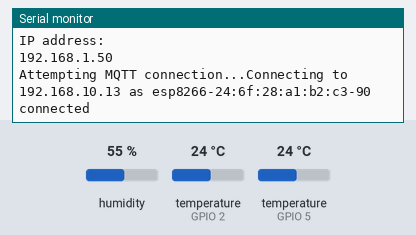
A sketch run on a simulated ESP8266 (NodeMCU). Shown: the last lines printed to the serial monitor. The inputs (shaded band) are chosen by the test bench; at power-on: temperature (sensors on GPIO 5, GPIO 2) 24 °C, humidity 55 %. WiFi joins after 1.5 s; servers stay silent unless stated; no MQTT or app messages arrive unless stated.

Above: at 2.7 s.
2.8 s: temperature (sensor on GPIO 5) set to 12 °C
At 5.7 s:
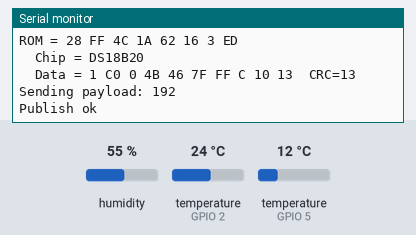
11.8 s: temperature (sensor on GPIO 5) set to 19 °C
At 18.3 s:
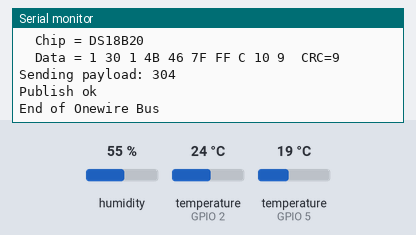
22.2 s: temperature (sensor on GPIO 5) set to 28 °C
At 28.4 s:
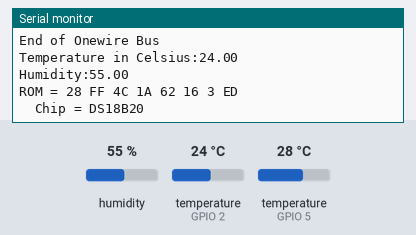
31.2 s: humidity set to 22 %
At 34.9 s:
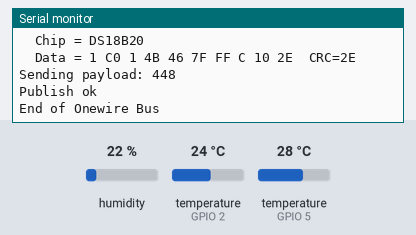
40.2 s: temperature (sensor on GPIO 5) set to 33 °C
At 46.0 s:
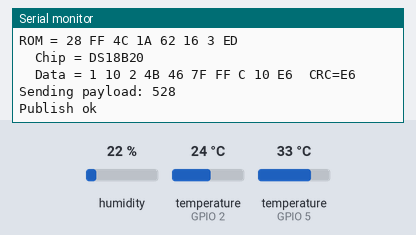
54.2 s: temperature (sensor on GPIO 2) set to 12 °C
At 58.6 s:
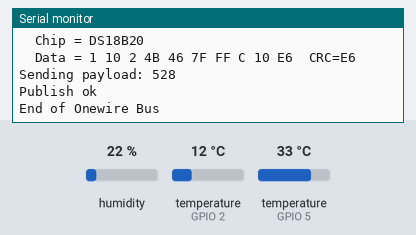
Timing chart, 0 to 60.1 s (numbered marks = the images above; inputs shaded):
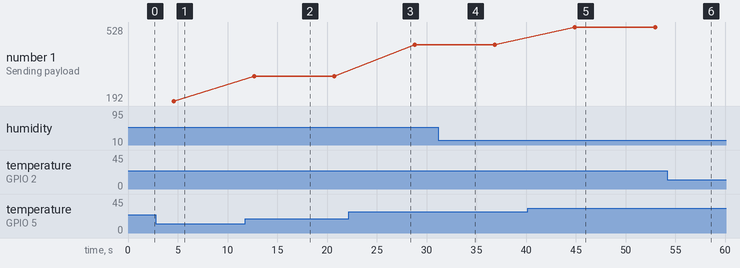

Measured:
- after the input at 2.8 s, the serial monitor: prints a new line after 1.8 s (image 1)
- after the input at 11.8 s, the serial monitor: prints a new line after 0.87 s (image 2)
- after the input at 40.2 s, the serial monitor: prints a new line after 4.7 s (image 5)
- plotted number 1: 192 → 304 after the input at 11.8 s, 304 → 448 after the input at 22.2 s, 448 → 528 after the input at 40.2 s

The sketch:

main.ino
```cpp
#include <ESP8266WiFi.h>
#include <Wire.h>
#include <PubSubClient.h>
#include <OneWire.h>

#include "DHT.h"

#define DHTPIN 2 // what digital pin we're connected to NodeMCU (D6)
OneWire  ds(5); //DS18B20 on GPIO2

// Uncomment whatever type you're using!
#define DHTTYPE DHT11 // DHT 11

//#define DHTTYPE DHT22 // DHT 22 (AM2302), AM2321
//#define DHTTYPE DHT21 // DHT 21 (AM2301)
// Connect pin 1 (on the left) of the sensor to +5V
// NOTE: If using a board with 3.3V logic like an Arduino Due connect pin 1
// to 3.3V instead of 5V!
// Connect pin 2 of the sensor to whatever your DHTPIN is
// Connect pin 4 (on the right) of the sensor to GROUND
// Connect a 10K resistor from pin 2 (data) to pin 1 (power) of the sensor
// Initialize DHT sensor.
// Note that older versions of this library took an optional third parameter to
// tweak the timings for faster processors. This parameter is no longer needed
// as the current DHT reading algorithm adjusts itself to work on faster procs.


DHT dht(DHTPIN, DHTTYPE);

#define wifi_ssid "ABCDE"
#define wifi_password "ABCDE"

#define mqtt_server "192.168.10.13"
//#define mqtt_user "user"
//#define mqtt_password "password"

#define humidity_topic "sensor/humidity"
#define temperature_celsius_topic "sensor/temperature_celsius"
#define temperature_fahrenheit_topic "sensor/temperature_fahrenheit"

WiFiClient espClient;
PubSubClient client(espClient);

void setup() {
  Serial.begin(115200);
  dht.begin();
  setup_wifi();
  client.setServer(mqtt_server, 1883);
}

String macToStr(const uint8_t* mac)
{
  String result;
  for (int i = 0; i < 6; ++i) {
    result += String(mac[i], 16);
    if (i < 5)
      result += ':';
  }
  return result;
}


void setup_wifi() {
  delay(10);
  // We start by connecting to a WiFi network
  Serial.println();
  Serial.print("Connecting to ");
  Serial.println(wifi_ssid);

  WiFi.begin(wifi_ssid, wifi_password);

  while (WiFi.status() != WL_CONNECTED) {
    delay(500);
    Serial.print(".");
  }

  Serial.println("");
  Serial.println("WiFi connected");
  Serial.println("IP address: ");
  Serial.println(WiFi.localIP());
}

void reconnect() {
  // Loop until we're reconnected
  while (!client.connected()) {
        Serial.print("Attempting MQTT connection...");

          // Generate client name based on MAC address and last 8 bits of microsecond counter
      String clientName;
      clientName += "esp8266-";
      uint8_t mac[6];
      WiFi.macAddress(mac);
      clientName += macToStr(mac);
      clientName += "-";
      clientName += String(micros() & 0xff, 16);
      Serial.print("Connecting to ");
      Serial.print(mqtt_server);
      Serial.print(" as ");
      Serial.println(clientName);


    // Attempt to connect
    // If you do not want to use a username and password, change next line to
  if (client.connect((char*) clientName.c_str())) {
    //if (client.connect((char*) clientName.c_str()), mqtt_user, mqtt_password)) {
      Serial.println("connected");
    } else {
      Serial.print("failed, rc=");
      Serial.print(client.state());
      Serial.println(" try again in 5 seconds");
      // Wait 5 seconds before retrying
      delay(5000);
    }
  }
}


void loop() {

      if (!client.connected()) {
        reconnect();
      }
      client.loop();
       byte i;
       byte present = 0;
       byte type_s;
       byte data[12];
       byte addr[8];

      // Wait a few seconds between measurements.
      delay(2000);

      // Reading temperature or humidity takes about 250 milliseconds!
      // Sensor readings may also be up to 2 seconds 'old' (its a very slow sensor)
      float h = dht.readHumidity();
      // Read temperature as Celsius (the default)
      float t = dht.readTemperature();
      // Read temperature as Fahrenheit (isFahrenheit = true)
      float f = dht.readTemperature(true);

      // Check if any reads failed and exit early (to try again).
      if (isnan(h) || isnan(t) || isnan(f)) {
      Serial.println("Failed to read from DHT sensor!");
      return;
      }

      // Compute heat index in Fahrenheit (the default)
      float hif = dht.computeHeatIndex(f, h);
      // Compute heat index in Celsius (isFahreheit = false)
      float hic = dht.computeHeatIndex(t, h, false);

      Serial.print("Temperature in Celsius:");
      Serial.println(String(t).c_str());
      client.publish(temperature_celsius_topic, String(t).c_str(), true);


      Serial.print("Humidity:");
      Serial.println(String(h).c_str());
      client.publish(humidity_topic, String(h).c_str(), true);

//Loop through all DS1820

while(ds.search(addr))
{
  Serial.print("ROM =");

//Topic is built from a static String plus the ID of the DS18B20
  String romcode = "temp/";
  for( i = 0; i < 8; i++) {
    Serial.write(' ');
    Serial.print(addr[i], HEX);
    romcode = romcode + String(addr[i], HEX);
  }

  if (OneWire::crc8(addr, 7) != addr[7]) {
      Serial.println("CRC is not valid!");
      return;
  }
  Serial.println();

// the first ROM byte indicates which chip
  switch (addr[0]) {
    case 0x10:
      Serial.println("  Chip = DS18S20");  // or old DS1820
      type_s = 1;
      break;
    case 0x28:
      Serial.println("  Chip = DS18B20");
      type_s = 0;
      break;
    case 0x22:
      Serial.println("  Chip = DS1822");
      type_s = 0;
      break;
    default:
      Serial.println("Device is not a DS18x20 family device.");
      return;
  }

  ds.reset();
  ds.select(addr);
  ds.write(0x44, 1);        // start conversion, with parasite power on at the end

  delay(1000);     // maybe 750ms is enough, maybe not
  // we might do a ds.depower() here, but the reset will take care of it.

  present = ds.reset();
  ds.select(addr);
  ds.write(0xBE);         // Read Scratchpad

  Serial.print("  Data = ");
  Serial.print(present, HEX);
  Serial.print(" ");
  for ( i = 0; i < 9; i++) {           // we need 9 bytes
    data[i] = ds.read();
    Serial.print(data[i], HEX);
    Serial.print(" ");
  }
  Serial.print(" CRC=");
  Serial.print(OneWire::crc8(data, 8), HEX);
  Serial.println();

  int16_t raw = (data[1] << 8) | data[0];
  if (type_s) {
    raw = raw << 3; // 9 bit resolution default
    if (data[7] == 0x10) {
      // "count remain" gives full 12 bit resolution
      raw = (raw & 0xFFF0) / 16 - data[6];
    }
  } else {
    byte cfg = (data[4] & 0x60);
    // at lower res, the low bits are undefined, so let's zero them
    if (cfg == 0x00) raw = raw & ~7;  // 9 bit resolution, 93.75 ms
    else if (cfg == 0x20) raw = raw & ~3; // 10 bit res, 187.5 ms
    else if (cfg == 0x40) raw = raw & ~1; // 11 bit res, 375 ms
    //// default is 12 bit resolution, 750 ms conversion time
  }

//convert RAW Temperature to String
String raw_temp = String(raw, DEC);

  if (client.connected()){
    Serial.print("Sending payload: ");
    Serial.println(raw_temp );
  }
    if (client.publish((char*) romcode.c_str(), (char*) raw_temp.c_str())) {
      Serial.println("Publish ok");
    }
    else {
      Serial.println("Publish failed");
    }

  delay(5000);
}
//End of the OneWire-Devices, reset Loop
Serial.println("End of Onewire Bus");
ds.reset_search();
return;
}
```
